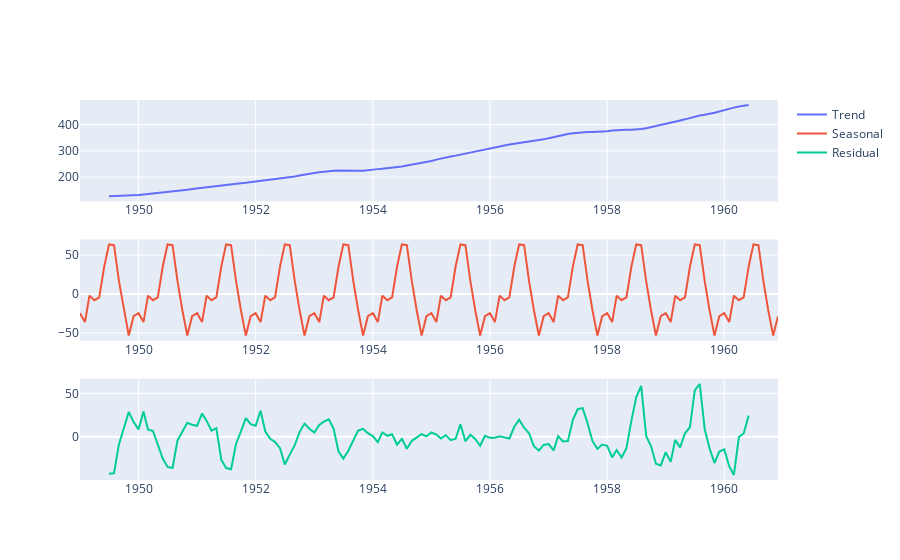

Notebook cell for this chart:
### Code cell
fig = make_subplots(rows= 3, cols = 1)

fig.append_trace(Scatter(x = result.trend.index,
                        y = result.trend.values,
                        name = 'Trend'),
                row = 1, col = 1)
fig.append_trace(Scatter(x = result.seasonal.index,
                        y = result.seasonal.values,
                        name = 'Seasonal'),
                row = 2, col = 1)
fig.append_trace(Scatter(x = result.resid.index,
                        y = result.resid.values,
                        name = 'Residual'),
                row = 3, col = 1)
fig.show()

### Figure 1 — Plotly figure (JSON) as saved in the notebook; plotly's stock layout.template omitted (floating-point values rounded to 4 significant figures; data arrays with more than 128 entries replaced by an {"elided": "..."} marker saying what was removed)
{"data": [{"name": "Trend", "type": "scatter", "x": {"elided": "144 str values"}, "xaxis": "x", "y": {"elided": "144 float values"}, "yaxis": "y"}, {"name": "Seasonal", "type": "scatter", "x": {"elided": "144 str values"}, "xaxis": "x2", "y": {"elided": "144 float values"}, "yaxis": "y2"}, {"name": "Residual", "type": "scatter", "x": {"elided": "144 str values"}, "xaxis": "x3", "y": {"elided": "144 float values"}, "yaxis": "y3"}], "layout": {"xaxis": {"anchor": "y", "domain": [0, 1]}, "xaxis2": {"anchor": "y2", "domain": [0, 1]}, "xaxis3": {"anchor": "y3", "domain": [0, 1]}, "yaxis": {"anchor": "x", "domain": [0.7333, 1]}, "yaxis2": {"anchor": "x2", "domain": [0.3667, 0.6333]}, "yaxis3": {"anchor": "x3", "domain": [0, 0.2667]}}}
